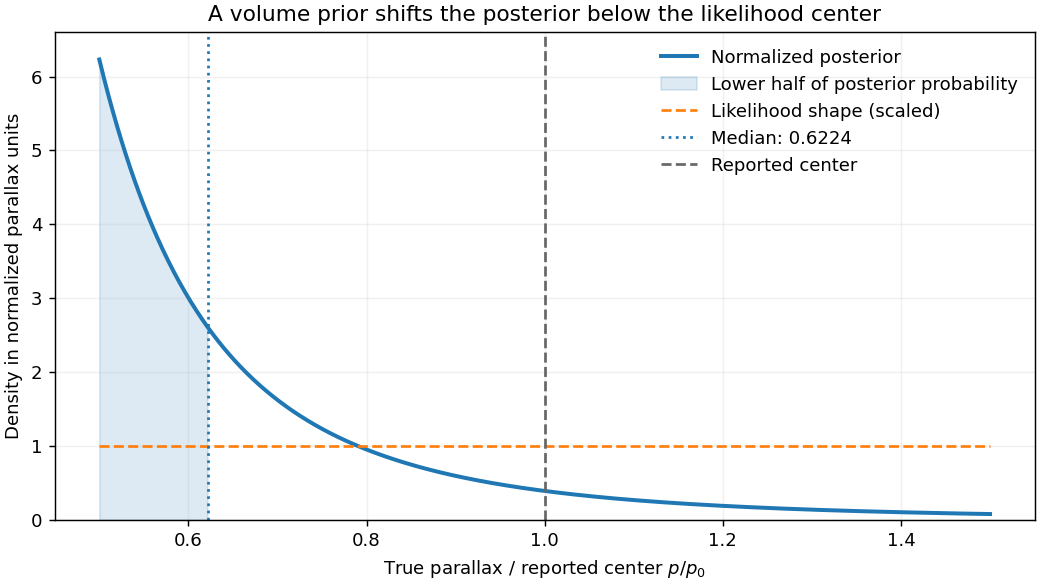

Here is the Python script that generated this plot:
"""Fixed-width top-hat inference in units of the observed parallax center."""
from pathlib import Path
import matplotlib.pyplot as plt
import numpy as np


def main():
    p = np.linspace(.5, 1.5, 801)
    density = 3*p**-4/(.5**-3-1.5**-3)
    median = (27/112)**(1/3)
    fig, ax = plt.subplots(figsize=(8, 4.5), layout="constrained")
    ax.plot(p, density, lw=2.2, label="Normalized posterior")
    ax.fill_between(p, density, where=p <= median, color="tab:blue", alpha=.15, label="Lower half of posterior probability")
    ax.plot([.5, 1.5], [1, 1], ls="--", color="tab:orange", label="Likelihood shape (scaled)")
    ax.axvline(median, color="tab:blue", ls=":", label=f"Median: {median:.4f}")
    ax.axvline(1, color="0.4", ls="--", label="Reported center")
    ax.set(xlabel=r"True parallax / reported center $p/p_0$", ylabel="Density in normalized parallax units",
           title="A volume prior shifts the posterior below the likelihood center", xlim=(.45, 1.55), ylim=(0, 6.6))
    ax.legend(loc="upper right", frameon=False); ax.grid(alpha=.18)
    fig.savefig(Path(__file__).with_suffix(".png").name, dpi=130, facecolor="white")
    plt.close(fig)


if __name__ == "__main__":
    main()
